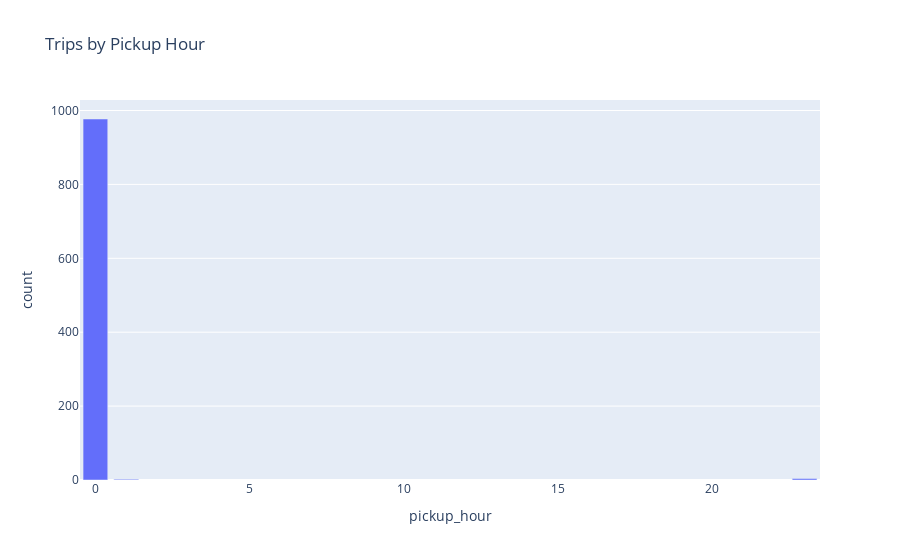
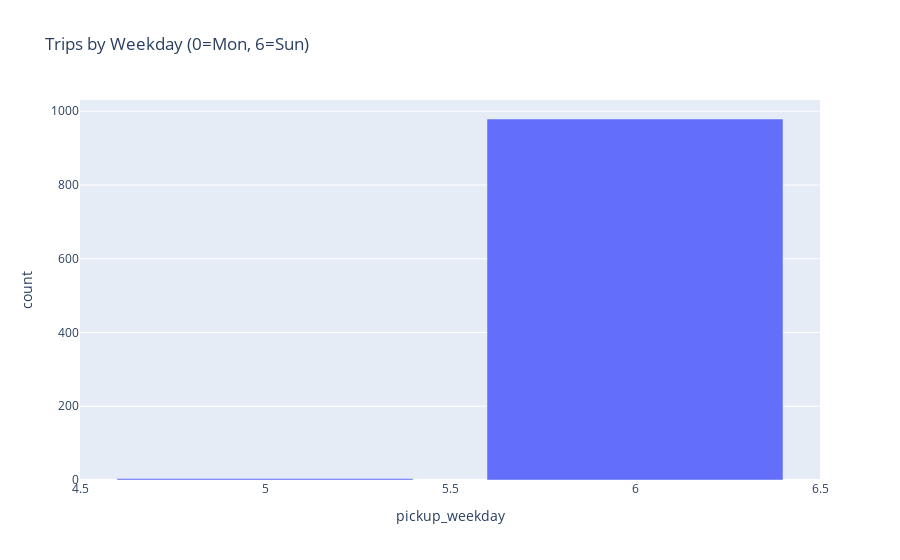

Source (notebook cell) for these figures, in order:
### Markdown cell above
### 3.2 Temporal Patterns

We examine how demand (number of trips) changes by:
- Hour of day
- Day of week

This is useful for understanding rush hours and weekday vs weekend patterns.

### Code cell
# Trips by pickup hour
if 'pickup_hour' in df_clean.columns:
    trips_by_hour = df_clean.groupby('pickup_hour').size().reset_index(name='count')
    fig = px.bar(trips_by_hour, x='pickup_hour', y='count',
                 title='Trips by Pickup Hour')
    fig.show()
    HTML(fig.to_html(include_plotlyjs="cdn", full_html=False))

# Trips by weekday
if 'pickup_weekday' in df_clean.columns:
    trips_by_wd = df_clean.groupby('pickup_weekday').size().reset_index(name='count')
    fig = px.bar(trips_by_wd, x='pickup_weekday', y='count',
                 title='Trips by Weekday (0=Mon, 6=Sun)')
    fig.show()
    HTML(fig.to_html(include_plotlyjs="cdn", full_html=False))

### Figure 1 — Plotly figure (JSON) as saved in the notebook; plotly's stock layout.template omitted (floating-point values rounded to 4 significant figures)
{"data": [{"hovertemplate": "pickup_hour=%{x}<br>count=%{y}<extra></extra>", "legendgroup": "", "marker": {"color": "#636efa", "pattern": {"shape": ""}}, "name": "", "orientation": "v", "showlegend": false, "textposition": "auto", "type": "bar", "x": [0, 1, 23], "xaxis": "x", "y": [977, 2, 4], "yaxis": "y"}], "layout": {"barmode": "relative", "legend": {"tracegroupgap": 0}, "title": {"text": "Trips by Pickup Hour"}, "xaxis": {"anchor": "y", "domain": [0, 1], "title": {"text": "pickup_hour"}}, "yaxis": {"anchor": "x", "domain": [0, 1], "title": {"text": "count"}}}}

### Figure 2 — Plotly figure (JSON) as saved in the notebook; plotly's stock layout.template omitted (floating-point values rounded to 4 significant figures)
{"data": [{"hovertemplate": "pickup_weekday=%{x}<br>count=%{y}<extra></extra>", "legendgroup": "", "marker": {"color": "#636efa", "pattern": {"shape": ""}}, "name": "", "orientation": "v", "showlegend": false, "textposition": "auto", "type": "bar", "x": [5, 6], "xaxis": "x", "y": [4, 979], "yaxis": "y"}], "layout": {"barmode": "relative", "legend": {"tracegroupgap": 0}, "title": {"text": "Trips by Weekday (0=Mon, 6=Sun)"}, "xaxis": {"anchor": "y", "domain": [0, 1], "title": {"text": "pickup_weekday"}}, "yaxis": {"anchor": "x", "domain": [0, 1], "title": {"text": "count"}}}}
